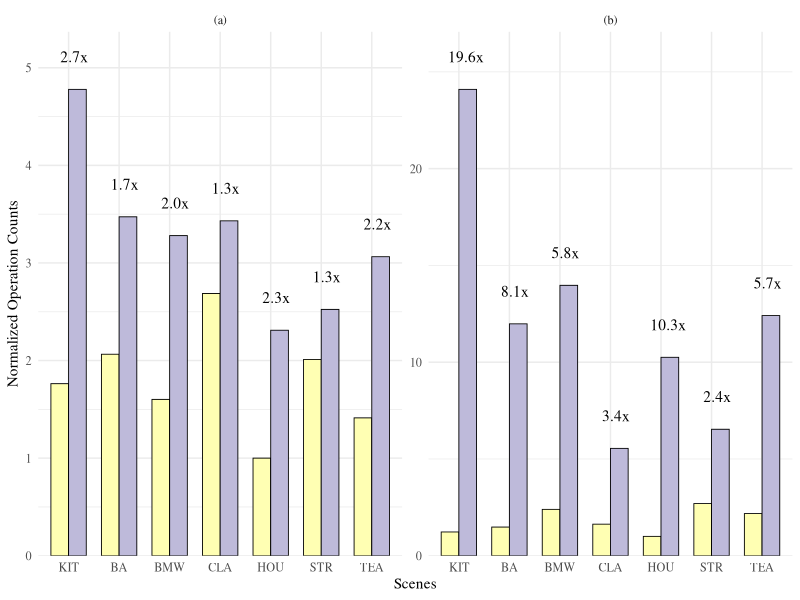

The R source for this figure:
library(tidyverse)

data <- tribble(
  ~category,                      ~            prec,  ~KIT,      ~BA,       ~BMW,      ~CLA,      ~HOU,      ~STR,      ~TEA,
  "(a)", "FP32", 80021178,  93703925,  72695635,  121964051, 45383870,  91295721,  64115325,
  "(a)", "FP16", 216869929, 157613286, 148872569, 155749309, 104859252, 114550687, 139065629,
  "(b)", "FP32", 12321920,  14875502,  24052696,  16363234,  10038904,  27057171,  21861707,
  "(b)", "FP16", 241888716, 120276941, 140252792, 55683089,  102925845, 65601058,  124571791
)

data_long <- data |>
  pivot_longer(cols=!c(category, prec), names_to="scene", values_to="value") |>
  group_by(category) |>
  mutate(normalized_value=value/min(value)) |>
  ungroup() |>
  mutate(
    prec=factor(prec, levels=c("FP32", "FP16")),
    scene=factor(scene, levels=unique(scene))
  )

data_ratio <- data_long |>
  select(category, prec, scene, normalized_value) |>
  pivot_wider(names_from=prec, values_from=normalized_value) |>
  mutate(ratio=FP16/FP32) |>
  group_by(category) |> 
  mutate(annotation_y=FP16+max(FP16)*0.07) |>
  ungroup()

print(data_ratio)

fig <- ggplot(data_long, aes(x=scene, y=normalized_value, fill=prec)) +
  geom_col(
    position="dodge",
    color="black",
    width=0.7,
    linewidth=0.3
  ) +
  geom_text(
    data=data_ratio,
    aes(x=scene, y=annotation_y, label=sprintf("%.1fx", ratio)),
    hjust=0.3,
    family="serif",
    inherit.aes=FALSE
  ) +
  facet_wrap(~category, scales="free_y") +
  labs(
    x="Scenes",
    y="Normalized Operation Counts",
    fill="Precisions"
  ) +
  scale_fill_manual(
    values = c("FP32"="#ffffb3", "FP16"="#bebada")
  ) +
  scale_y_continuous(
    expand=expansion(mult=c(0, 0.05)),
  ) +
  theme_minimal(base_family="serif") +
  theme(legend.position="none")

ggsave("trv-steps.pdf", width=7, height=2.5)